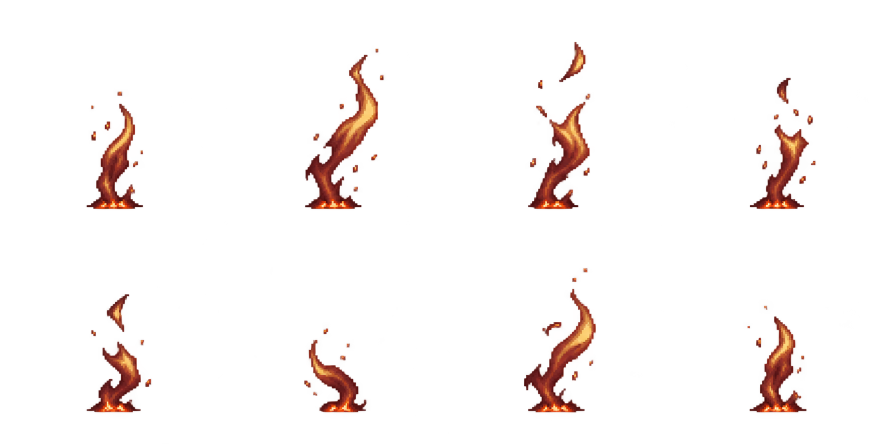
#> input picture art/source/status/status_flame_master.png, 1774 x 887 px (shown at 1/2 size)
$ python import_status_art.py
#> lines starting #> are read from the running program, lines starting #| are printed output that depends on the picture
"""Copy immutable flame pixels; measure equal-sized, planted animation windows.

Shared windows preserve changes in tongue height/width rather than stretching
individual alpha bounds into eight equally tall fire icons.
"""
import hashlib
import json
import shutil
from PIL import Image
from import_survivor_art import ROOT

source = ROOT / 'art/source/status/status_flame_master.png'
im = Image.open(source).convert('RGBA')
#> im is the input picture: PIL image 1774x887 RGBA; mean R, G, B, A 11.8, 3.8, 2.1, 12.6
w, h = im.size
#> w = 1774; h = 887
alpha = im.getchannel('A')
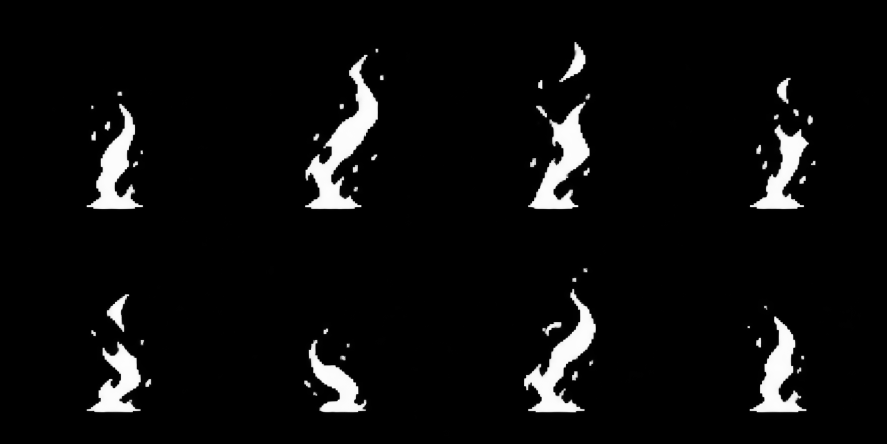
#> alpha: PIL image 1774x887 L (shown at 1/2 size); min 0, max 255, mean 12.6
boxes = []
for row in range(2):
    for col in range(4):
        cell = (round(col*w/4), round(row*h/2), round((col+1)*w/4), round((row+1)*h/2))
        box = alpha.crop(cell).point(lambda a: 255 if a >= 96 else 0).getbbox()
        if box is None:
            raise ValueError(('empty flame frame', row, col))
        boxes.append([cell[0]+box[0], cell[1]+box[1], cell[0]+box[2], cell[1]+box[3]])
#> after the loop, boxes = [[173, 183, 286, 418], [610, 98, 767, 418], [1056, 84, 1180, 418], [1500, 156, 1631, 418], [173, 589, 302, 825], [609, 657, 733, 825], [1048, 537, 1192, 825], [1495, 612, 1613, 825]]
window_w = max(b[2]-b[0] for b in boxes)
#> window_w = 157
window_h = max(b[3]-b[1] for b in boxes)
#> window_h = 334
frames = []
for l,t,r,b in boxes:
    # Base center is measured from the bottom portion, not a detached rising tip.
    bottom = alpha.crop((l, max(t,b-12),r,b)).getbbox()
    center = (l+r)/2 if bottom is None else l+(bottom[0]+bottom[2])/2
    left = max(0, min(w-window_w, center-window_w/2))
    frames.append({'rect':[left/w,(b-window_h)/h,window_w/w,window_h/h], 'pivot':.5})
#> this loop made 8 passes
#> (l, t, r, b, bottom, center, left) on passes 1 to 8: (173, 183, 286, 418, (0, 0, 113, 12), 229.5, 151), (610, 98, 767, 418, (0, 0, 116, 12), 668, 589.5), (1056, 84, 1180, 418, (0, 0, 105, 12), 1108.5, 1030), (1500, 156, 1631, 418, (0, 0, 111, 12), 1555.5, 1477), (173, 589, 302, 825, (0, 0, 111, 12), 228.5, 150), (609, 657, 733, 825, (21, 0, 124, 12), 681.5, 603), (1048, 537, 1192, 825, (6, 0, 124, 12), 1113, 1034.5), (1495, 612, 1613, 825, (1, 0, 118, 12), 1554.5, 1476)
#> after the loop, frames = 8 items
manifest_path = ROOT/'assets/art/manifest.json'
#> (the run stopped early here; a loop or call above may not have finished)
